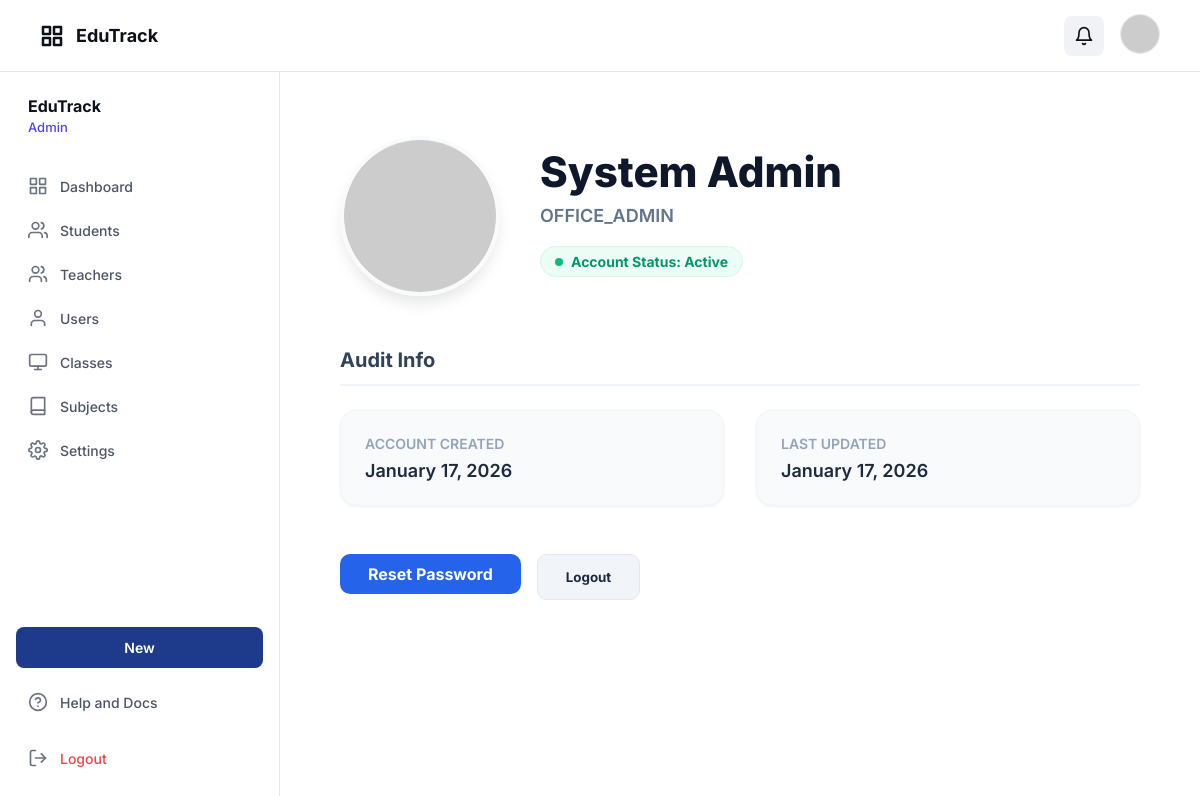
The page /school_app/index.php?controller=profile (signed in) on the database its author committed.
### tables this page shows
CREATE TABLE users (
  id BIGINT UNSIGNED NOT NULL AUTO_INCREMENT,
  username VARCHAR(50) NOT NULL,
  email VARCHAR(120) NULL,
  password_hash VARCHAR(255) NOT NULL,
  first_name VARCHAR(80) NOT NULL,
  last_name VARCHAR(80) NOT NULL,
  is_active TINYINT(1) NOT NULL DEFAULT 1,

  created_at TIMESTAMP NOT NULL DEFAULT CURRENT_TIMESTAMP,
  updated_at TIMESTAMP NOT NULL DEFAULT CURRENT_TIMESTAMP ON UPDATE CURRENT_TIMESTAMP,

  PRIMARY KEY (id),
  UNIQUE KEY uq_users_username (username),
  UNIQUE KEY uq_users_email (email)
);

CREATE TABLE roles (
  id TINYINT UNSIGNED NOT NULL AUTO_INCREMENT,
  name VARCHAR(40) NOT NULL,  
  description VARCHAR(255) NULL,
  PRIMARY KEY (id),
  UNIQUE KEY uq_roles_name (name)
);

### school_app/controllers/ProfileController.php (called while the page is built, shortened)
<?php
require_once 'models/User.php';
class ProfileController
{
    public function index()
    {
        $userId = $_SESSION['user_id'];
        $user = User::findById($userId);
        render_view('views/shared/profile.php', [
            'user' => $user
        ]);
    }
}

### school_app/models/User.php (called while the page is built, shortened)
<?php
class User extends Model
{
    public static function findById($id)
    {
        $db = Database::connect();
        $sql = "SELECT
                    u.*,
                    r.id as role_id,
                    r.name as role_name,
                    r.description as role_description
                FROM users u
                LEFT JOIN user_roles ur ON u.id = ur.user_id
                LEFT JOIN roles r ON ur.role_id = r.id
                WHERE u.id = ? LIMIT 1";
        $stmt = $db->prepare($sql);
        $stmt->execute([$id]);
        return $stmt->fetch(PDO::FETCH_OBJ);
    }
}

### school_app/views/shared/profile.php (the view)
<?php
$avatar = "https://ui-avatars.com/api/?name=" . urlencode($user->first_name . ' ' . $user->last_name) . "&background=f1f5f9&color=6366f1&size=128";
?>
<div class="profile-view-container" style="max-width: 900px; margin: 0 auto; padding: 40px 20px;">
    <div style="display: flex; align-items: flex-start; gap: 40px; margin-bottom: 48px;">
        <div style="flex-shrink: 0;">
            <img src="<?php echo $avatar; ?>" alt="Profile"
                style="width: 160px; height: 160px; border-radius: 50%; border: 4px solid #f8fafc; box-shadow: 0 10px 15px -3px rgb(0 0 0 / 0.1);">
        </div>
        <div style="flex-grow: 1; padding-top: 10px;">
            <h1 style="font-size: 42px; font-weight: 800; color: #0f172a; margin: 0 0 8px 0;">
                <?php echo htmlspecialchars($user->first_name . ' ' . $user->last_name); ?>
            </h1>
            <div style="font-size: 18px; color: #64748b; font-weight: 600; margin-bottom: 20px;">
                <?php echo htmlspecialchars($user->role_name ?? 'User'); ?>
            </div>
            <div
                style="display: inline-flex; align-items: center; gap: 8px; padding: 6px 14px; background-color: #ecfdf5; color: #059669; border-radius: 20px; font-size: 14px; font-weight: 700; border: 1px solid #d1fae5;">
                <span style="width: 8px; height: 8px; background-color: #10b981; border-radius: 50%;"></span>
                Account Status:
                <?php echo ($user->is_active) ? 'Active' : 'Inactive'; ?>
            </div>
        </div>
    </div>
    <div style="margin-bottom: 48px;">
        <h2
            style="font-size: 20px; font-weight: 700; color: #334155; margin-bottom: 24px; border-bottom: 2px solid #f1f5f9; padding-bottom: 12px;">
            Audit Info
        </h2>
        <div style="display: grid; grid-template-columns: 1fr 1fr; gap: 32px;">
            <div class="card"
                style="padding: 24px; border-radius: 16px; background-color: #f8fafc; border: 1px solid #f1f5f9;">
                <div
                    style="font-size: 14px; color: #94a3b8; font-weight: 600; text-transform: uppercase; margin-bottom: 8px;">
                    Account Created</div>
                <div style="font-size: 18px; color: #1e293b; font-weight: 600;">
                    <?php echo date('F d, Y', strtotime($user->created_at)); ?>
                </div>
            </div>
            <div class="card"
                style="padding: 24px; border-radius: 16px; background-color: #f8fafc; border: 1px solid #f1f5f9;">
                <div
                    style="font-size: 14px; color: #94a3b8; font-weight: 600; text-transform: uppercase; margin-bottom: 8px;">
                    Last Updated</div>
                <div style="font-size: 18px; color: #1e293b; font-weight: 600;">
                    <?php echo date('F d, Y', strtotime($user->updated_at)); ?>
                </div>
            </div>
        </div>
    </div>
    <div style="display: flex; gap: 16px;">
        <a href="index.php?controller=profile&action=changePassword" class="btn-primary"
            style="background-color: #2563eb; color: white; padding: 14px 28px; border-radius: 10px; font-weight: 700; text-decoration: none; border: none; cursor: pointer;">
            Reset Password
        </a>
        <button onclick="showLogoutModal()"
            style="background-color: #f1f5f9; color: #1e293b; padding: 14px 28px; border-radius: 10px; font-weight: 700; border: 1px solid #e2e8f0; cursor: pointer;">
            Logout
        </button>
    </div>
</div>

### school_app/assets/css/app.css (style rules this page uses)
:root { --primary: #1e3a89; --primary-light: #e8eaf2; --bg-main: #f9f9f9; --bg-white: #ffffff; --text-main: #0f1119; --text-muted: #546691; --text-dark: #0c111c; --border-color: #e5e8ea; --border-input: #d1d6e5; --error: #ef4444; --success: #10b981; --spacing-xs: 4px; --spacing-sm: 8px; --spacing-md: 12px; --spacing-lg: 16px; --spacing-xl: 20px; --spacing-2xl: 24px; --spacing-4xl: 40px; --font-family: "Inter", -apple-system, BlinkMacSystemFont, "Segoe UI", Roboto, sans-serif; --font-size-xs: 12px; --font-size-sm: 14px; --font-size-md: 16px; --font-size-lg: 18px; --font-size-xl: 24px; --font-size-2xl: 28px; --font-size-3xl: 32px; }
* { -webkit-font-smoothing: antialiased; box-sizing: border-box; }
html, body { margin: 0; padding: 0; height: 100%; font-family: var(--font-family); background-color: var(--bg-white); color: var(--text-main); }
a { text-decoration: none; color: inherit; }
button { cursor: pointer; border: none; outline: none; font-family: inherit; }
.card { background-color: var(--bg-white); border: 1px solid var(--input-border); border-radius: 12px; padding: var(--spacing-2xl); box-shadow: 0 1px 3px rgba(0, 0, 0, 0.05); }
.depth-frame-11, .depth-frame-13, .depth-frame-29, .depth-frame-32, .btn-primary { background-color: var(--primary); color: #f9f9f9; border-radius: 8px; height: 40px; display: flex; align-items: center; justify-content: center; }

### rows shown on the page
users: first_name+last_name "System Admin", roles.name "OFFICE_ADMIN", created_at "January 17, 2026", updated_at "January 17, 2026"

### other values the page prints
$displayRole "Admin"
